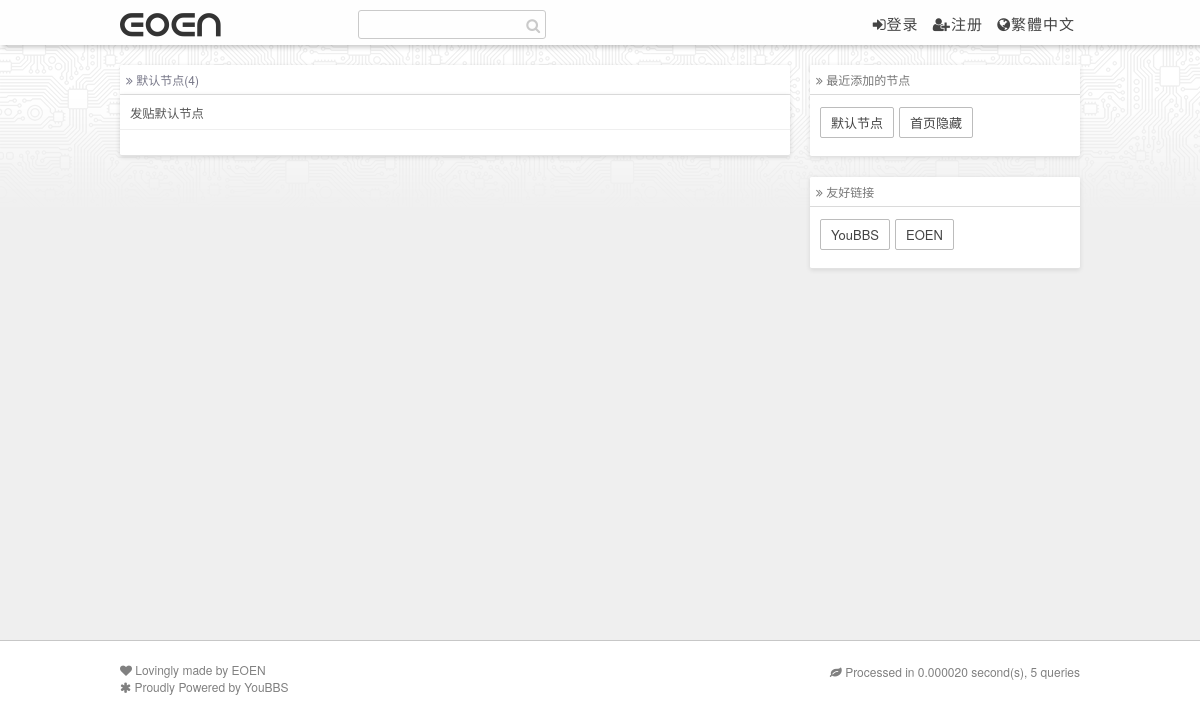
The app's page /nodes/2 with its own data.
### tables this page shows
CREATE TABLE IF NOT EXISTS `yunbbs_categories` (
  `id` smallint(6) unsigned NOT NULL,
  `name` char(50) NOT NULL,
  `articles` mediumint(8) unsigned NOT NULL DEFAULT '0',
  `about` text NOT NULL
);

### nodepage.php (called while the page is built, shortened)
<?php
include(CURRENT_DIR . '/common.php');
$cid = intval($_GET['cid']);
$c_obj = $DBS->fetch_one_array("SELECT * FROM yunbbs_categories WHERE id='".$cid."'");
include(CURRENT_DIR . '/templates/default/'.$tpl.'layout.php');
?>

### common.php (called while the page is built, shortened)
<?php
$mtime = explode(' ', microtime());
$starttime = $mtime[1] + $mtime[0];
include (CURRENT_DIR . '/include/mysql.class.php');
$DBS = new DB_MySQL;
function stripslashes_array(&$array) {
    if (is_array($array)) {
        foreach ($array as $k => $v) {
            $array[$k] = stripslashes_array($v);
        }
    } else if (is_string($array)) {
        $array = stripslashes($array);
    }
    return $array;
}
$cur_user = null;
include (CURRENT_DIR . '/model.php');
?>

### model.php (called while the page is built, shortened)
<?php
$options = $cache->get('site_options');
if($options === FALSE){
    $query = $DBS->query("SELECT `title`, `value` FROM `yunbbs_settings`");
    $options = array();
    while($setting = $DBS->fetch_array($query)) {
        $options[$setting['title']] = $setting['value'];
    }
    $options = stripslashes_array($options);
    if(!$options['safe_imgdomain']){
        $options['safe_imgdomain'] = $_SERVER['HTTP_HOST'];
    }
}
?>

### include/mysql.class.php (called while the page is built, shortened)
<?php
class DB_MySQL  {
    var $link;
    function connect($servername, $dbport, $dbusername, $dbpassword, $dbname) {
        $this->link = mysqli_connect($servername, $dbusername, $dbpassword, $dbname, $dbport);
        mysqli_set_charset($this->link, "utf8");
        mysqli_select_db($this->link, $dbname);
    }
    function fetch_array($query, $result_type = MYSQL_ASSOC) {
        return mysqli_fetch_array($query, $result_type);
    }
    function query($sql) {
        $query = mysqli_query($this->link, $sql);
        return $query;
    }
    function fetch_one_array($query) {
        $result = $this->query($query);
        $record = $this->fetch_array($result);
        return $record;
    }
}
?>

### templates/default/layout.php (the view, shortened to what this page needs)
<?php
echo '
<!doctype html>
<html lang="zh-cmn-Hans">
<head>
<meta charset="utf-8">
<title>',$title,'</title>';
echo '<link rel="shortcut icon" href="/favicon.ico" type="image/x-icon" />
<link href="/static/default/style.css" rel="stylesheet" type="text/css" />
<link href="//cdn.bootcss.com/font-awesome/4.5.0/css/font-awesome.min.css" rel="stylesheet">
<meta name="viewport" content="width=device-width, initial-scale=1.0, maximum-scale=1.0, user-scalable=0" />
<script src="',$options['jquery_lib'],'" type="text/javascript"></script>';
echo '
</head>
<body>
<div class="header-wrap">
    <div class="header">
        <div class="logo"><a href="/" name="top">',htmlspecialchars($options['name']),'</a></div>
		<div class="scbox">
			<form action="/search/?p=" role="search" method="get" id="searchform" target="_blank">
				<input class="search-input" type="text" maxlength="30" name="q" id="q"><i class="fa fa-search"></i>
			</form>
		</div>
        <div class="banner">';
if($cur_user){
    echo '<a href="/follow/nodes"><i class="fa fa-archive"></i>关注的节点</a>
          <a href="/follow/user"><i class="fa fa-user"></i>关注的用户</a>
		  <a href="/favorites"><i class="fa fa-star"></i>收藏的帖子</a>
		  <a id="translateLink"><i class="fa fa-globe"></i>繁體中文</a>';
}else{
    echo '<a href="/login" rel="nofollow"><i class="fa fa-sign-in"></i>登录</a>
	<a href="/sigin" rel="nofollow"><i class="fa fa-user-plus"></i>注册</a>
	<a id="translateLink" rel="nofollow"><i class="fa fa-globe"></i>繁體中文</a>';
}
echo '       </div>
        <div class="c"></div>
    </div>
</div>
<div class="main-wrap">
    <div class="main">
        <div class="main-content">';
include($pagefile);
echo '       </div>
        <div class="main-sider">';
include(CURRENT_DIR . '/templates/default/sider.php');
echo '       </div>
        <div class="c"></div>
    </div>
    <div class="c"></div>
</div>';
echo '
<div class="footer-wrap">
    <div class="footer">
	<div class="sep10"></div>
	<div class="sep10"></div>
	<i class="fa fa-heart"></i> Lovingly made by <a href="http://youbbs.git.yangzhennan.com/" target="_blank">EOEN</a><div class="sep5"></div>
	<i class="fa fa-asterisk fa-spin"></i> Proudly Powered by <a href="http://youbbs.sinaapp.com/" target="_blank">YouBBS</a><div class="footericp">';
if($options['show_debug']){
    $mtime = explode(' ', microtime());
    $totaltime = number_format(($mtime[1] + $mtime[0] - $starttime), 6);
    echo '<div class="sep5"></div><i class="fa fa-leaf"></i> Processed in ',$totaltime,' second(s), ',$DBS->querycount,' queries';
}
echo '    </div></div>
</div>
<script src="/static/js/jquery.lazyload.min.js" type="text/javascript" charset="utf-8"></script>
<script type="text/javascript" charset="utf-8">
$(function() {
    $(".main-box img").lazyload({
        //placeholder : "/static/grey.gif",
        //effect : "fadeIn"
    });
});
</script>
';
echo '
<script type="text/javascript">
$(function(){
	function backtop(){
		var backtop = $("<a class=\'backTop\'>∧</a>")
		$("body").append(backtop);
		var fn = function(){
		$(\'html,body\').animate({
			scrollTop: \'0px\'
			}, 200);
			return false;
		}
		$(\'.backTop\').bind(\'click\',fn);
		$(window).scroll(function () {
			var scrollt = $(window).scrollTop();
			if ( scrollt > 100 ){
				$(".backTop").fadeIn("slow");
			} else {
				$(".backTop").fadeOut("slow");
			}
		});
	}
	backtop();
});
</script>
<script src="/static/js/emojify.js"></script>
<script>
emojify.setConfig({
    emojify_tag_type : \'div\',
    only_crawl_id    : null,
    img_dir          : \'http://www.emoji-cheat-sheet.com/graphics/emojis\',
    ignored_tags     : {
        \'SCRIPT\'  : 1,
        \'TEXTAREA\': 1,
        \'PRE\'     : 1,
        \'CODE\'    : 1
    }
});
emojify.run();
</script>
<script src="/static/js/Language.js" type="text/javascript"></script>
<script type="text/javascript">
translateInitilization();
</Script>
<script type="text/javascript">
$(document).ready(function(){
  $("#close").click(function(){
    $("#closes").remove();
  });
});
</script>
</body>
</html>';
$_output = ob_get_contents();
echo $_output;
?>

### templates/default/node.php (shortened to what this page needs)
<?php
echo '
<div class="title">
       <i class="fa fa-angle-double-right"></i> ',$c_obj['name'],'(',$c_obj['articles'],')';
echo '    <div class="c"></div>
</div>
<div class="main-box home-box-list">';
if($c_obj['about']){
    echo '<div class="post-list grey"><div class="nodesm">',$c_obj['about'],'</div></div>';
}
echo '</div>';
?>

### static/default/style.css (style rules this page uses)
body, h1, h2, h3, h4, h5, h6, p, blockquote,dl, dt, dd, ul, ol, li,pre,fieldset, lengend, button, input, textarea,th, td { margin: 0; padding: 0; }
body, button, input, select, textarea, textarea { font-family: "Helvetica Neue", "Luxi Sans", "DejaVu Sans", Tahoma, "Hiragino Sans GB", "Microsoft Yahei", sans-serif; }
button, input, select, textarea { padding: 3px; line-height: 1em; margin: 0; }
input { line-height: normal; }
button, input, select, textarea { font-size: 100%; }
html { overflow-y: scroll; height: 100%; }
body { background-color: #FFF; height: 100%; }
a { color: #444; text-decoration: none; }
.grey { color: #999; }
.nodesm { font-size: 12.3px; line-height: 16px; margin-bottom: 8px; color: #555; }
.header-wrap { width: 100%; min-width: 960px; height: 41px; color: #000; padding: 2px 0; -webkit-box-shadow: 2px 2px 5px rgba(0, 0, 0, 0.24); background-color: #FEFEFE; position: fixed; z-index: 1; }
.header { width: 960px; margin: 0 auto; color: #666; vertical-align: middle; font-size: 15px; line-height: 19px; font-weight: 500; }
.header a { color: #444; text-decoration: none; }
.logo { display: block; float: left; font-size: 33px; line-height: 40px; }
.logo a { text-decoration: none; font-family: eoen; color: #333; }
.scbox { float: left; margin: 8px 0 0 135px; display: inline-block; margin-bottom: 0; vertical-align: middle; }
.search-input { width: 180px; -webkit-transition: width 0.9s ease-in-out; transition: width 0.9s ease-in-out; border: 1px solid #CACACA; border-radius: 3px; background-color: rgba(0, 0, 0, 0); }
.scbox i { margin: 0px 0px 0px -20px; color: #CACACA; }
.banner { float: right; padding: 12px 0 0 0; }
.banner a { padding: 5px; letter-spacing: 1px; outline: medium none; }
.main-wrap { min-height: 75%; height: auto !important; width: 100%; min-width: 960px; padding: 20px 0 20px 0; background-color: #EFEFEF; background-image: url("img/shadow.png"), url("img/circuit.png"); background-repeat: repeat-x, repeat-x; }
.main { width: 960px; margin: 0 auto; margin-top: 45px; }
.main-content { float: left; width: 670px; }
.title { border-bottom: 1px solid #E2E2E2; background-color: #fff; padding: 6px; color: #778; font-size: 12px; border-top-left-radius: 2px; border-top-right-radius: 2px; box-shadow: inset 0 1px 0 rgba(255, 255, 255, 0.5), 0 0px 3px rgba(0, 0, 0, 0.11); }
.main-box { width: 650px; padding: 10px; margin-bottom: 20px; border-bottom-left-radius: 2px; border-bottom-right-radius: 2px; box-shadow: 0px 1px 5px rgba(0, 0, 0, 0.15); border-bottom: 1px solid #E2E2E2; background-color: #fff; }
.home-box-list { width: 670px; padding: 10px 0 15px 0; }
.post-list { border-bottom: 1px solid #EFEFEF; padding: 0 10px 0 10px; margin-bottom: 10px; background-color: #fff; }
.main-sider { float: right; width: 270px; font-size: 12px; }
.footer-wrap { width: 100%; min-width: 960px; margin-bottom: 20px; color: gray; background-color: rgba(255, 255, 255, 0); border-top: 1px solid rgba(0, 0, 0, 0.22); }
.footer a { color: gray; }
.footericp { float: right; margin-top: -15px; }
.footer { width: 960px; margin: 0 auto; font-size: 12px; }
.sep10 { height: 10px; }

### records on screen
yunbbs_categories: name "默认节点", articles "4", about "发贴默认节点"

### other values on screen
$options['name'] "eoen"
$v "默认节点"
$v "首页隐藏"
$k "YouBBS"
$k "EOEN"
$totaltime "0.000020"
$DBS->querycount "5"
